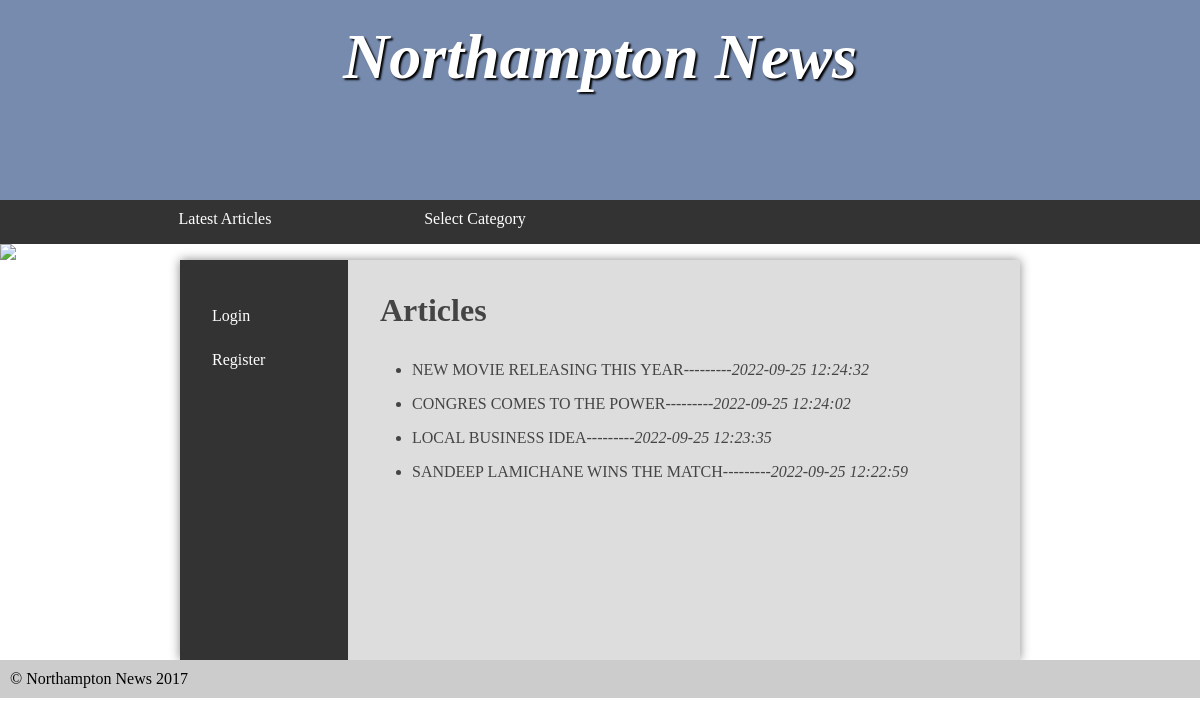
The page / on the database its author committed.
### tables this page shows
CREATE TABLE `article` (
  `id` int NOT NULL,
  `title` varchar(35) DEFAULT NULL,
  `categoryId` int DEFAULT NULL,
  `content` text,
  `publishDate` datetime DEFAULT NULL
);

### index.php (the view, shortened to what this page needs)
<?php
require 'meroconnection.php';
$loglog = false;
require 're.php';
$stmtt = $conn->prepare('SELECT * FROM article ORDER BY publishDate desc LIMIT 10');
$stmtt->execute();
?>
<main>
    <nav>
        <ul>
            <?php
        if($loglog == false) {
            echo '<li><a href="login.php">Login</a></li>
            <li><a href="register.php">Register</a></li>';
        } else {
            echo '<li><a href="logout.php">Log out</a></li>';
        }
    ?>
        </ul>
    </nav>
    <article>
        <h2>Articles</h2>
        <ul>
            <?php
            while($wors = $stmtt->fetch()) {
            echo '<li><p>'.$wors['title'].'<em>'."---------".$wors['publishDate'].'</em></p></li>';
            }
            ?>
        </ul>
    </article>
</main>
<footer>
			&copy; Northampton News 2017
		</footer>
	</body>
</html>

### re.php (shortened to what this page needs)
<!DOCTYPE html>
<html>
	<head>
		<link rel="stylesheet" href="styles.css"/>
	</head>
	<body>
		<header>
			<section>
				<h1>Northampton News</h1>
			</section>
		</header>
		<nav>
			<ul>
				<li><a href="index.php">Latest Articles</a></li>
				<li><a href="#">Select Category</a>
				</li>
			</ul>
		</nav>
		<img src="images/banners/randombanner.php" />

### styles.css (style rules this page uses)
* { margin: 0; padding: 0; }
html { font-family: 'Oxygen-Regular', times, verdana, sans-serif; }
body { background-color: #fff; }
header { background-color: #778baf ; color: white; height: 200px; }
nav { width: 100%; background-color: #333; overflow: auto; }
nav ul { width: 1000px; margin: auto; display: block; list-style-type: none; }
nav ul li { width: 25%; float: left; overflow: auto; text-align: center; }
nav a { color: white; padding-top: 10px; display: block; text-decoration: none; }
header section { display: block; }
header h1 { font-weight: bold; font-style: italic; }
h1 { font-size:4em; color: white; text-align: center; padding-top: 20px; text-shadow: 2px 2px 2px #000; }
main { min-height: 50vh; background-color: #ddd; width: 70vw; display: block; margin: auto; box-shadow: 0px 0px 10px #888; color:#444; }
main h2 { font-size:2em; }
p, li, h2 { margin-bottom: 1em; }
footer { background-color: #ccc; padding: 10px; }
ul { margin-left: 2em; }
body > img { display: block; width: 100%; }
main { display: table; }
main > article { display: table-cell; padding: 2em; }
main > nav { display: table-cell; width: 20%; padding: 2em; }
main > nav li { float: none; width: auto; text-align: left; }
main > nav ul { width: auto; }

### rows shown on the page
article: title "NEW MOVIE RELEASING THIS YEAR", publishDate "2022-09-25 12:24:32"
article: title "CONGRES COMES TO THE POWER", publishDate "2022-09-25 12:24:02"
article: title "LOCAL BUSINESS IDEA", publishDate "2022-09-25 12:23:35"
article: title "SANDEEP LAMICHANE WINS THE MATCH", publishDate "2022-09-25 12:22:59"
